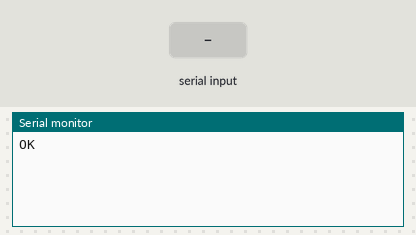
This sketch was run on a simulated Arduino Uno, built with avr-gcc and run on an emulated ATmega328P. Parts: the last lines printed to the serial monitor. Inputs (shaded band) come from the test bench. The modem accepts every AT command (registered, SIM ready, sends succeed) and sends nothing else.

Above: at 1.2 s.
1.3 s: "1" received over the second serial link
At 2.7 s:
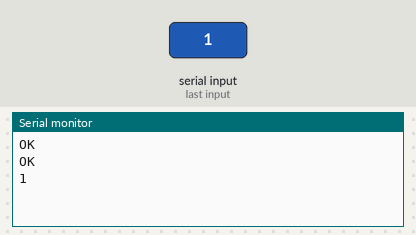
3.5 s: "0" received over the second serial link
At 4.1 s:
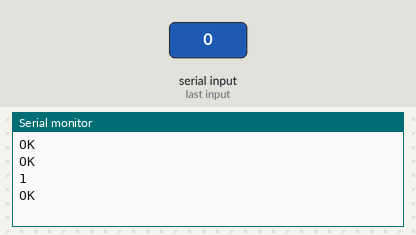
5.0 s: "2" received over the second serial link
At 5.9 s:
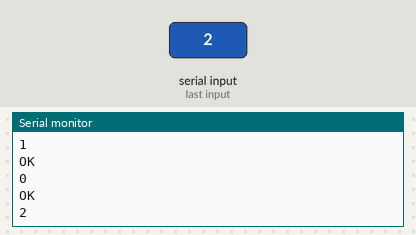

Measured:
- after the input at 1.3 s, the serial monitor: prints a new line after 0.74 s (image 1)
- after the input at 5.0 s, the serial monitor: prints a new line after 0.06 s (image 3)

The sketch:

gpsdemo.ino
```cpp
#include <SoftwareSerial.h>
#include<stdio.h>
#include<string.h>
#define DEBUG true


SoftwareSerial mySerial(10,11);

void setup()
{
  Serial.begin(9600);
 mySerial.begin(9600);
}

void loop()
{
   getgps();
   while(1)
   {
        sendData( "AT+CGNSINF",1000,DEBUG);
        delay(1000);

   }

}
void getgps(void)
{
   sendData( "AT+CGNSPWR=1",1000,DEBUG);
   sendData( "AT+CGNSSEQ=RMC",1000,DEBUG);
}


String sendData(String command, const int timeout, boolean debug)
{
    String response = "";
    mySerial.println(command);
    long int time = millis();
    while( (time+timeout) > millis())
    {
      while(mySerial.available())
      {
        char c = mySerial.read();
        response+=c;
      }
    }
    if(debug)
    {
      Serial.print(response);
    }
    return response;
}
```
